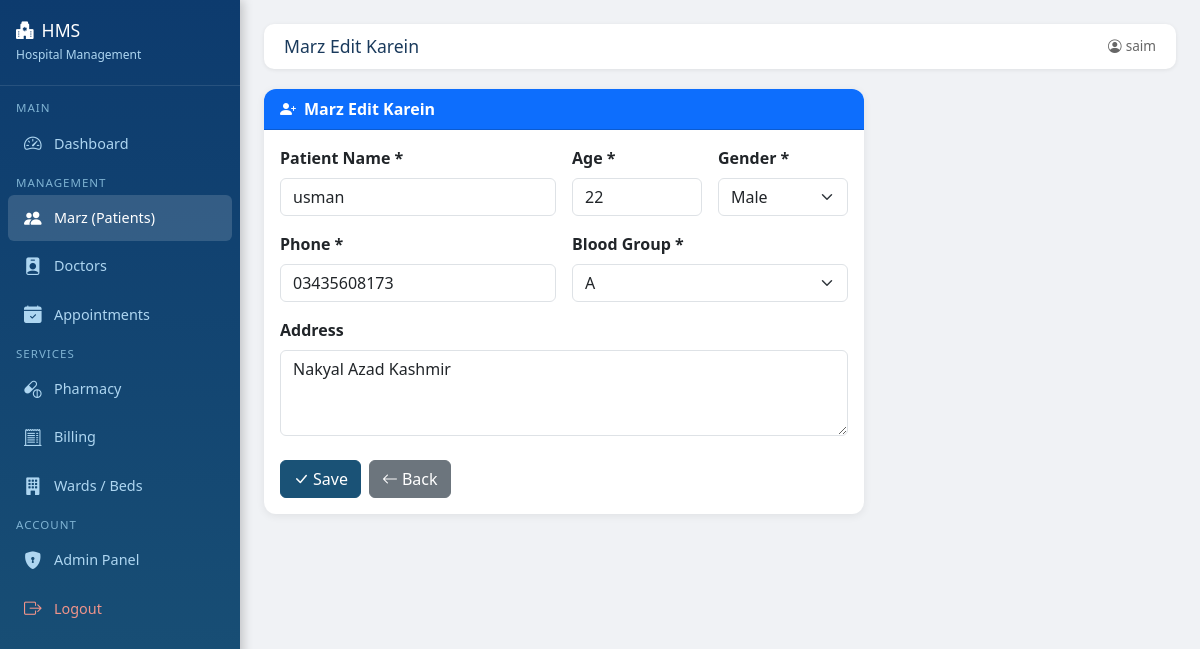
The page /patients/edit/2/ (signed in) on the database its author committed.
### patients/models.py (models this page shows, shortened)
class Patient(models.Model):
    BLOOD_GROUPS = [
        ('A+','A+'), ('A-','A-'), ('B+','B+'), ('B-','B-'),
        ('O+','O+'), ('O-','O-'), ('AB+','AB+'), ('AB-','AB-'),
    ]
    GENDER_CHOICES = [('Male','Male'), ('Female','Female'), ('Other','Other')]
    name        = models.CharField(max_length=100)
    age         = models.IntegerField()
    gender      = models.CharField(max_length=10, choices=GENDER_CHOICES)
    phone       = models.CharField(max_length=15)
    address     = models.TextField()
    blood_group = models.CharField(max_length=5, choices=BLOOD_GROUPS)
    registered  = models.DateTimeField(auto_now_add=True)
    class Meta:
        ordering = ['-registered']

### patients/views.py (the view, shortened to what this page needs)
# urls.py: path('edit/<int:pk>/', views.edit_patient, name='edit_patient'),
@login_required
def edit_patient(request, pk):
    patient = get_object_or_404(Patient, pk=pk)
    return render(request, 'patients/form.html', {'patient': patient, 'title': 'Marz Edit Karein'})

### templates/patients/form.html (shortened to what this page needs)
{% extends 'base.html' %}
{% block page_title %}{{ title }}{% endblock %}
{% block content %}
<div class="card" style="max-width:600px;">
    <div class="card-header bg-primary text-white">
        <i class="bi bi-person-plus-fill me-2"></i>{{ title }}
    </div>
    <div class="card-body">
        <form method="post">
            <div class="row g-3">
                <div class="col-md-6">
                    <label class="form-label fw-semibold">Patient Name *</label>
                    <input type="text" name="name" class="form-control"
                           value="{{ patient.name|default:'' }}" required placeholder="Full name">
                </div>
                <div class="col-md-3">
                    <label class="form-label fw-semibold">Age *</label>
                    <input type="number" name="age" class="form-control"
                           value="{{ patient.age|default:'' }}" required min="0" max="150">
                </div>
                <div class="col-md-3">
                    <label class="form-label fw-semibold">Gender *</label>
                    <select name="gender" class="form-select">
                        <option {% if patient.gender == 'Male' %}selected{% endif %}>Male</option>
                    </select>
                </div>
                <div class="col-md-6">
                    <label class="form-label fw-semibold">Phone *</label>
                    <input type="text" name="phone" class="form-control"
                           value="{{ patient.phone|default:'' }}" required placeholder="03XX-XXXXXXX">
                </div>
                <div class="col-md-6">
                    <label class="form-label fw-semibold">Blood Group *</label>
                    <select name="blood_group" class="form-select">
                        {% for bg in "A+,A-,B+,B-,O+,O-,AB+,AB-" %}
                        <option {% if patient.blood_group == bg %}selected{% endif %}>{{ bg }}</option>
                        {% endfor %}
                    </select>
                </div>
                <div class="col-12">
                    <label class="form-label fw-semibold">Address</label>
                    <textarea name="address" class="form-control" rows="3"
                              placeholder="Home address">{{ patient.address|default:'' }}</textarea>
                </div>
            </div>
            <div class="mt-4 d-flex gap-2">
                <button type="submit" class="btn btn-primary">
                    <i class="bi bi-check-lg me-1"></i>Save
                </button>
                <a href="{% url 'patient_list' %}" class="btn btn-secondary">
                    <i class="bi bi-arrow-left me-1"></i>Back
                </a>
            </div>
        </form>
    </div>
</div>
{% endblock %}

### templates/base.html (shortened to what this page needs)
<!DOCTYPE html>
<html lang="ur" dir="ltr">
<head>
    <link href="https://cdn.jsdelivr.net/npm/bootstrap@5.3.0/dist/css/bootstrap.min.css" rel="stylesheet">
    <link href="https://cdn.jsdelivr.net/npm/bootstrap-icons@1.11.0/font/bootstrap-icons.css" rel="stylesheet">
</head>
<body>
<div class="sidebar">
    <div class="brand">
        <h5><i class="bi bi-hospital-fill me-2"></i>HMS</h5>
        <small>Hospital Management</small>
    </div>
    <nav class="mt-2">
        <span class="nav-section">Main</span>
        <a href="/" class="{% if request.path == '/' %}active{% endif %}">
            <i class="bi bi-speedometer2"></i> Dashboard
        </a>
        <span class="nav-section">Management</span>
        <a href="/patients/" class="{% if '/patients/' in request.path %}active{% endif %}">
            <i class="bi bi-people-fill"></i> Marz (Patients)
        </a>
        <a href="/doctors/" class="{% if '/doctors/' in request.path %}active{% endif %}">
            <i class="bi bi-person-badge-fill"></i> Doctors
        </a>
        <a href="/appointments/" class="{% if '/appointments/' in request.path %}active{% endif %}">
            <i class="bi bi-calendar-check-fill"></i> Appointments
        </a>
        <span class="nav-section">Services</span>
        <a href="/pharmacy/" class="{% if '/pharmacy/' in request.path %}active{% endif %}">
            <i class="bi bi-capsule-pill"></i> Pharmacy
        </a>
        <a href="/billing/" class="{% if '/billing/' in request.path %}active{% endif %}">
            <i class="bi bi-receipt-cutoff"></i> Billing
        </a>
        <a href="/wards/" class="{% if '/wards/' in request.path %}active{% endif %}">
            <i class="bi bi-building-fill"></i> Wards / Beds
        </a>
        <span class="nav-section">Account</span>
        <a href="/admin/" target="_blank">
            <i class="bi bi-shield-lock-fill"></i> Admin Panel
        </a>
        <a href="/logout/" style="color: #f1948a;">
            <i class="bi bi-box-arrow-right"></i> Logout
        </a>
    </nav>
</div>
<div class="main-content">
    <div class="topbar">
        <h4>{% block page_title %}Dashboard{% endblock %}</h4>
        <span style="color:#666; font-size:0.85rem;">
            <i class="bi bi-person-circle me-1"></i>{{ request.user.username }}
        </span>
    </div>
    {% block content %}{% endblock %}
</div>
</body>
</html>

### templates/base.html (style rules this page uses)
body { background: #f0f2f5; font-family: 'Segoe UI', sans-serif; }
.sidebar { width: 240px; min-height: 100vh; background: linear-gradient(180deg, #0d3b6e 0%, #1a5276 100%); color: white; position: fixed; top: 0; left: 0; z-index: 100; box-shadow: 3px 0 10px rgba(0,0,0,0.2); }
.sidebar .brand { padding: 20px 16px; border-bottom: 1px solid rgba(255,255,255,0.1); }
.sidebar .brand h5 { color: #fff; font-size: 1.1rem; margin: 0; }
.sidebar .brand small { color: #aed6f1; font-size: 0.75rem; }
.sidebar nav a { display: flex; align-items: center; gap: 10px; padding: 10px 16px; color: #aed6f1; text-decoration: none; font-size: 0.9rem; border-radius: 6px; margin: 2px 8px; transition: all 0.2s; }
.sidebar nav a:hover, .sidebar nav a.active { background: rgba(255,255,255,0.15); color: #fff; }
.sidebar nav a i { font-size: 1.1rem; width: 20px; }
.sidebar .nav-section { padding: 8px 16px 4px; color: #7fb3d3; font-size: 0.72rem; text-transform: uppercase; letter-spacing: 1px; }
.main-content { margin-left: 240px; padding: 24px; min-height: 100vh; }
.topbar { background: white; padding: 12px 20px; border-radius: 10px; margin-bottom: 20px; box-shadow: 0 1px 4px rgba(0,0,0,0.08); display: flex; justify-content: space-between; align-items: center; }
.topbar h4 { margin: 0; font-size: 1.1rem; color: #1a3a5c; }
.card { border: none; border-radius: 12px; box-shadow: 0 2px 8px rgba(0,0,0,0.07); }
.card-header { border-radius: 12px 12px 0 0 !important; font-weight: 600; }
.btn-primary { background: #1a5276; border-color: #1a5276; }

### rows shown on the page
Patient: name "usman", age "22", gender "Male", phone "03435608173", blood_group "A", address "Nakyal Azad Kashmir"

### other values the page prints
{{ title }} "Marz Edit Karein"
{{ request.user.username }} "saim"
